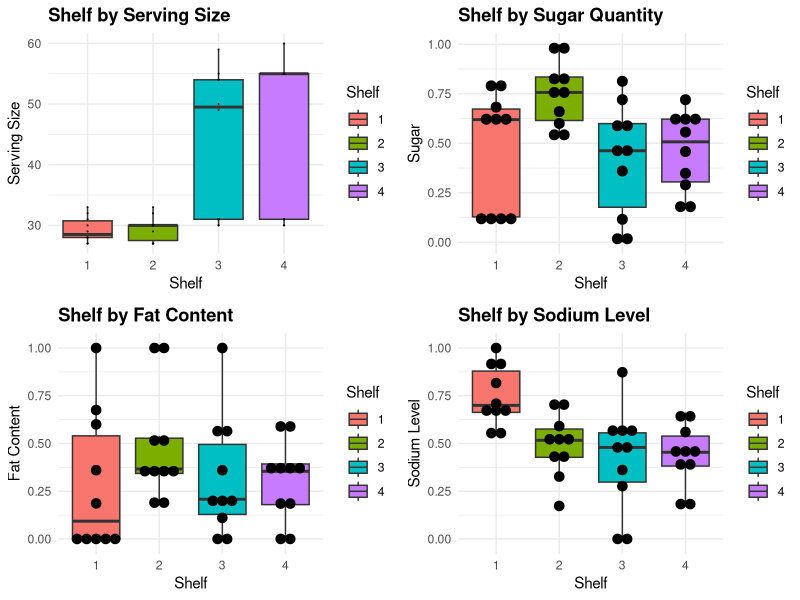
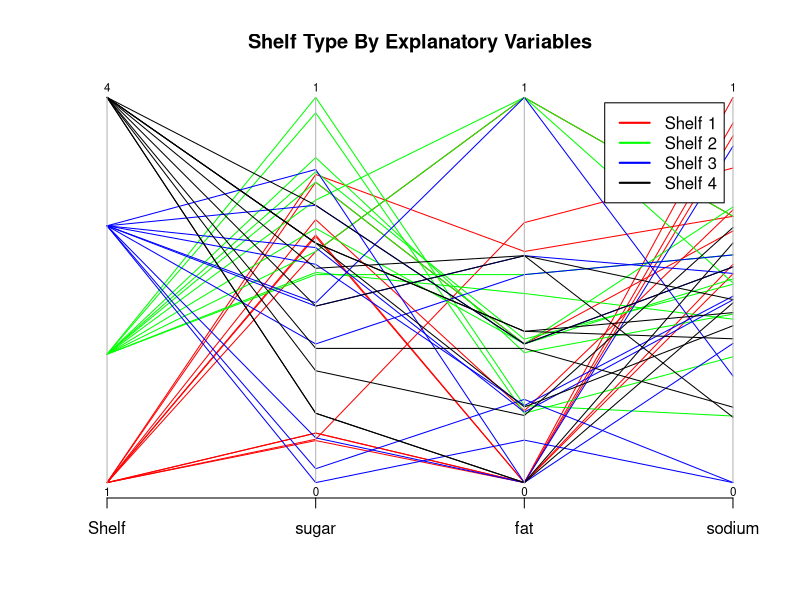
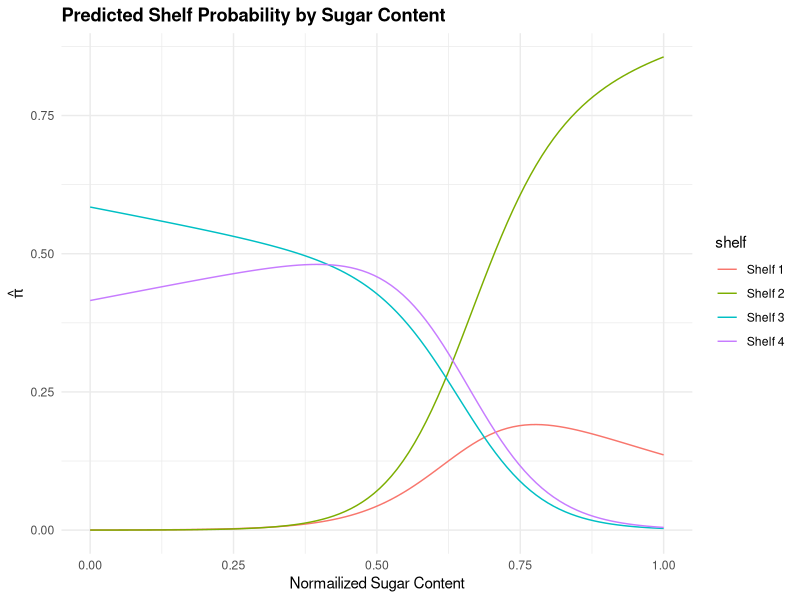
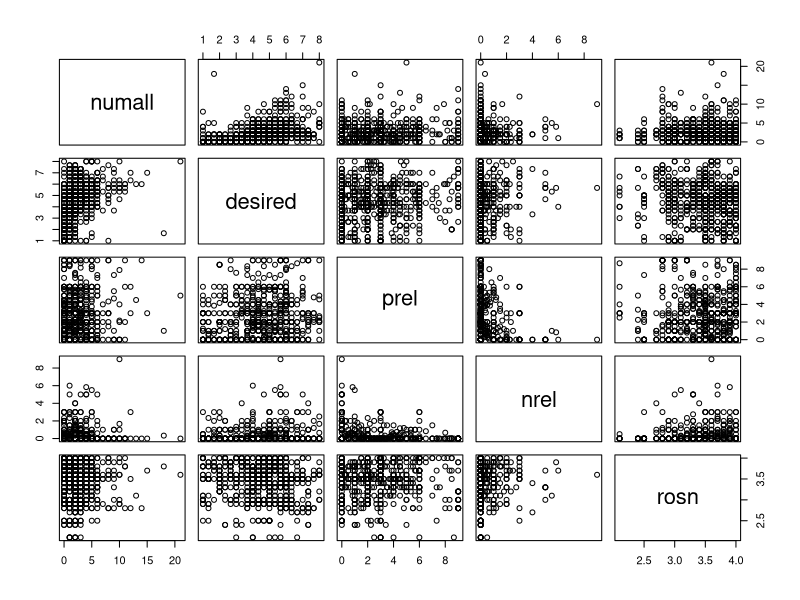
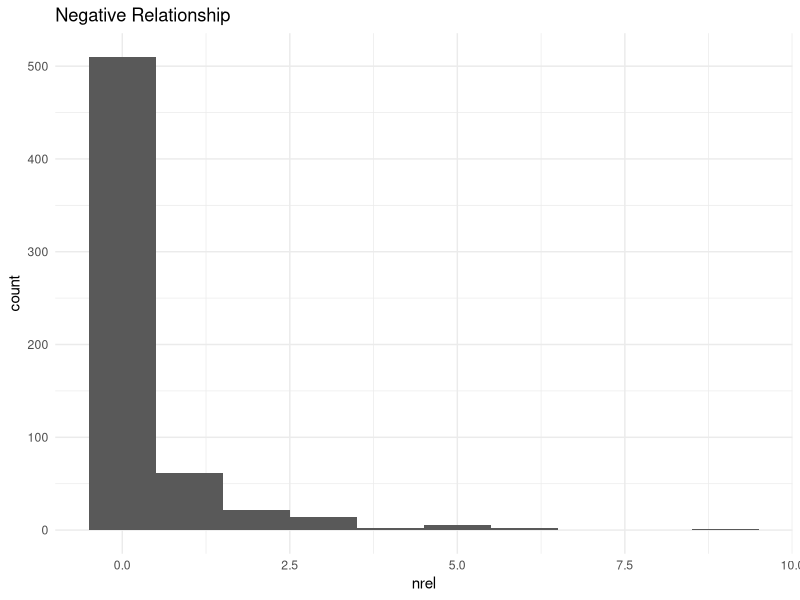
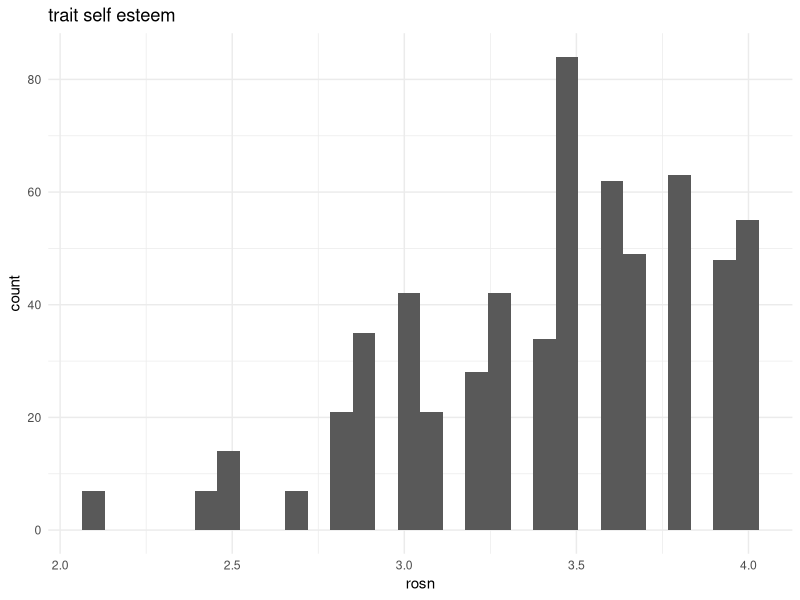
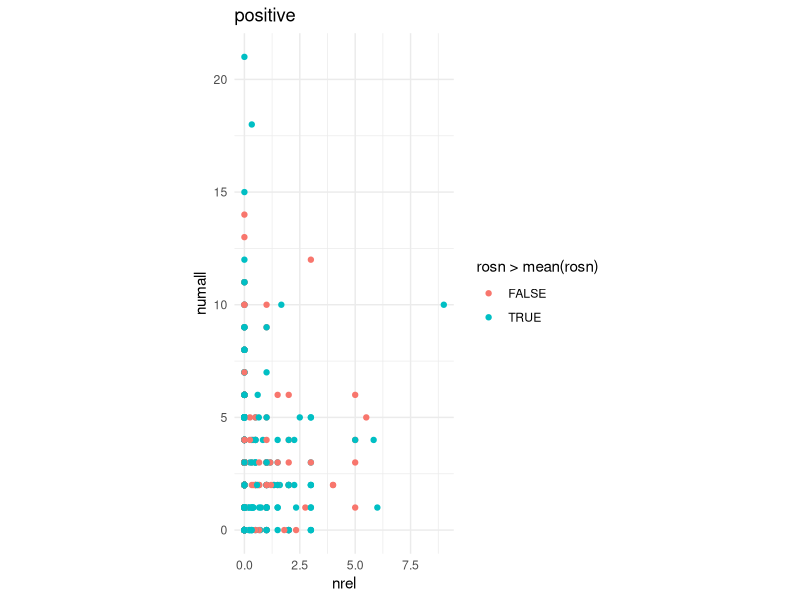

Write the R code that produced these figures, in order.
## ---- chunk 1
# install.packages("MASS")
# install.packages("ggplot2")
# install.packages("MASS")
# install.packages("GGally")
library(tidyverse)
library(patchwork)
library(MASS)
library(ggplot2)
library(GGally)
library(knitr)
library(gridExtra)

# multinomial regression
library(nnet)

# car pacakge for testing
library(car)

theme_set(theme_minimal())
knitr::opts_chunk$set(tidy.opts = list(width_cutoff = 100), tidy = TRUE)
knitr::opts_chunk$set(message = FALSE)
## ---- chunk 2
cereal <- read_csv("../data/short-questions/cereal_dillons.csv")
## ---- chunk 3
# reformatting the explanatory variables
# cereal$Shelf <- factor(cereal$Shelf)

# normalize the explanatory variables
# 1. divide by serving size
# 2. normalized

stand01 <- function(x) {
  (x - min(x)) / (max(x) - min(x))
}

cereal2 <- data.frame(
  Shelf = cereal$Shelf,
  size = cereal$size_g,
  sugar = stand01(x = cereal$sugar_g / cereal$size_g),
  fat = stand01(x = cereal$fat_g / cereal$size_g),
  sodium = stand01(x = cereal$sodium_mg / cereal$size_g)
)
summary(cereal2)
## ---- chunk 4
p1 <- cereal2 %>%
  mutate(Shelf = as.factor(Shelf)) %>%
  ggplot(aes(Shelf, size)) +
  geom_boxplot(aes(fill = Shelf)) +
  geom_dotplot(binaxis = "y", stackdir = "center", binwidth = 0.05) +
  # coord_flip() +
  ggtitle("Shelf by Serving Size") +
  theme(plot.title = element_text(lineheight = 1, face = "bold")) +
  ylab("Serving Size") +
  xlab("Shelf")

p2 <- cereal2 %>%
  mutate(Shelf = as.factor(Shelf)) %>%
  ggplot(aes(Shelf, sugar)) +
  geom_boxplot(aes(fill = Shelf)) +
  geom_dotplot(binaxis = "y", stackdir = "center", binwidth = 0.05) +
  # coord_flip() +
  ggtitle("Shelf by Sugar Quantity") +
  theme(plot.title = element_text(lineheight = 1, face = "bold")) +
  ylab("Sugar") +
  xlab("Shelf")

p3 <- cereal2 %>%
  mutate(Shelf = as.factor(Shelf)) %>%
  ggplot(aes(Shelf, fat)) +
  geom_boxplot(aes(fill = Shelf)) +
  geom_dotplot(binaxis = "y", stackdir = "center", binwidth = 0.05) +
  # coord_flip() +
  ggtitle("Shelf by Fat Content") +
  theme(plot.title = element_text(lineheight = 1, face = "bold")) +
  ylab("Fat Content") +
  xlab("Shelf")

p4 <- cereal2 %>%
  mutate(Shelf = as.factor(Shelf)) %>%
  ggplot(aes(Shelf, sodium)) +
  geom_boxplot(aes(fill = Shelf)) +
  geom_dotplot(binaxis = "y", stackdir = "center", binwidth = 0.05) +
  # coord_flip() +
  ggtitle("Shelf by Sodium Level") +
  theme(plot.title = element_text(lineheight = 1, face = "bold")) +
  ylab("Sodium Level") +
  xlab("Shelf")


grid.arrange(p1, p2, p3, p4, nrow = 2, ncol = 2)
## ---- chunk 5
# for ease of visualization, Adding shelf here.
cols <- c("red", "green", "blue", "black")
parcoord(cereal2[c("Shelf", "sugar", "fat", "sodium")],
  col = cols[cereal2$Shelf], var.label = TRUE,
  main = "Shelf Type By Explanatory Variables"
)
legend("topright",
  legend = c("Shelf 1", "Shelf 2", "Shelf 3", "Shelf 4"),
  lwd = 2, col = cols, inset = 0.05
)
## ---- chunk 6
model_cereal_shelves_linear <- multinom(
  formula = factor(Shelf) ~ sugar
    + fat
    + sodium,
  data = cereal2
)

summary(model_cereal_shelves_linear)
## ---- chunk 7
model_cereal_shelves_cross <- multinom(
  formula = factor(Shelf) ~ sugar
    + fat
    + sodium
    + sugar:fat
    + sugar:sodium
    + fat:sodium
    + sugar:fat:sodium,
  data = cereal2
)

summary(model_cereal_shelves_cross)
## ---- chunk 8
lrt_cereal_main_effects <- Anova(model_cereal_shelves_linear, test = "LR")
lrt_cereal_main_effects
## ---- chunk 9
lrt_cereal_quadratic_effects <- anova(model_cereal_shelves_linear,
  model_cereal_shelves_cross,
  test = "Chisq"
)
lrt_cereal_quadratic_effects
## ---- chunk 10
# create a data set with standardized value
new.data <- data.frame(
  "Cereal" = "Apple Jack",
  "size_g" = 28,
  "sugar_g" = 12,
  "fat_g" = 0.5,
  "sodium_mg" = 130
)

stand02 <- function(new_data, original_data, col_names) {
  for (col_name in col_names) {
    min_val <- min(original_data[col_name] / original_data["size_g"])
    max_val <- max(original_data[col_name] / original_data["size_g"])

    new_col_name <- str_split_i(col_name, "_", 1)
    new_data[new_col_name] <- (new_data[col_name] / new_data["size_g"] - min_val) / (max_val - min_val)
  }
  return(new_data)
}

new.data <- stand02(new.data, cereal, c("sugar_g", "fat_g", "sodium_mg"))

# get model prediction for the given inputs
aj_shelf_probs <- predict(model_cereal_shelves_linear,
  newdata = new.data,
  type = "probs" # could use type = "class"
)

# aj_shelf_probs
data.frame(pi.hat = round(aj_shelf_probs, 3) * 100)
## ---- chunk 11
# stats taken from summary(cereal2) statistics from earlier

min_sugar <- 0
max_sugar <- 1

mean_fat <- mean(cereal2$fat)
mean_sodium <- mean(cereal2$sodium)

# get prob for every single suger level s, holding fat and sodium constant
shelfs <- function(s) {
  new.data <- data.frame(
    "sugar" = s,
    "fat" = mean_fat,
    "sodium" = mean_sodium
  )

  pred.prob <- predict(model_cereal_shelves_linear,
    newdata = new.data, type = "probs"
  )

  outputs <- data.frame(pi.hat = round(pred.prob, 10))
  return(outputs)
}


model.preds <- data.frame(
  x = seq(0, 1, length.out = 100),
  values = c(
    shelfs(seq(0, 1, length.out = 100))$pi.hat.1,
    shelfs(seq(0, 1, length.out = 100))$pi.hat.2,
    shelfs(seq(0, 1, length.out = 100))$pi.hat.3,
    shelfs(seq(0, 1, length.out = 100))$pi.hat.4
  ),
  shelf = rep(c("Shelf 1", "Shelf 2", "Shelf 3", "Shelf 4"),
    each = 100
  )
)

ggplot(
  model.preds, # Draw ggplot2 plot
  aes(x, values, col = shelf)
) +
  geom_line() +
  ggtitle("Predicted Shelf Probability by Sugar Content") +
  theme(plot.title = element_text(lineheight = 1, face = "bold")) +
  ylab(expression(hat(pi))) +
  xlab("Normailized Sugar Content")
## ---- chunk 12
# get the standard deviations
sd.cereal <- apply(X = cereal2[c("sugar", "fat", "sodium")], MARGIN = 2, FUN = sd)
c.value <- round(sd.cereal, 4)
cat("Explanatory Variables Standard Deviation: \n", c.value, "\n\n")

# get the estimated parameters for each shelf level
beta.hat2 <- coefficients(model_cereal_shelves_linear)[1, 2:4]
beta.hat3 <- coefficients(model_cereal_shelves_linear)[2, 2:4]
beta.hat4 <- coefficients(model_cereal_shelves_linear)[3, 2:4]

# using confint to compute CI for each explanatory variable
conf.beta <- confint(object = model_cereal_shelves_linear, level = 0.95)

# Odds for j = 2 vs j = 1 (Shelf 2 vs Shelf 1)
OR_2_1 <- round(exp(c.value * beta.hat2), 4)
OR_CI_2_1 <- round(exp((c.value * conf.beta[2:4, 1:2, 1])), 4)

# Odds for j = 3 vs j = 1 (Shelf 3 vs Shelf 1)
OR_3_1 <- round(exp(c.value * beta.hat3), 4)
OR_CI_3_1 <- round(exp((c.value * conf.beta[2:4, 1:2, 2])), 4)

# Odds for j = 4 vs j = 1 (Shelf 4 vs Shelf 1)
OR_4_1 <- round(exp(c.value * beta.hat4), 4)
OR_CI_4_1 <- round(exp((c.value * conf.beta[2:4, 1:2, 3])), 4)

odds_ratios <- cbind(c.value, cbind(OR_2_1, OR_CI_2_1), cbind(OR_3_1, OR_CI_3_1), cbind(OR_4_1, OR_CI_4_1))
odds_ratios
## ---- chunk 13
drinks <- read_csv("../data/short-questions/DeHartSimplified.csv")

head(drinks)

drinks <- drinks %>%
  dplyr::select(numall, desired, prel, nrel, rosn) %>%
  drop_na()
## ---- chunk 14
# TODO: rationalize why we are filtering for one day

summary(drinks)
pairs(drinks)
## ---- chunk 15
drinks %>%
  ggplot(aes(nrel)) +
  geom_histogram(bins = 10) +
  ggtitle("Negative Relationship")


drinks %>%
  ggplot(aes(rosn)) +
  geom_histogram(bins = 30) +
  ggtitle("trait self esteem")

# thoughts: both negative and positive - offsets?
drinks %>%
  ggplot(aes(x = nrel, y = numall, color = rosn > mean(rosn))) +
  geom_point() +
  coord_quickmap() +
  ggtitle("positive ")
## ---- chunk 16
# TODO: ask what the question really wants us to model

mod_num_all <- drinks %>% glm(formula = numall ~ nrel, data = ., family = poisson(link = log))
summary(mod_num_all)
## ---- chunk 17
mod_desired <- drinks %>% glm(formula = desired ~ nrel, data = .)
summary(mod_desired)
## ---- chunk 18
p2 <- drinks %>%
  ggplot(aes(numall, rosn)) +
  geom_boxplot(aes(fill = rosn)) +
  coord_flip() +
  ggtitle("GPA by Admission") +
  theme(plot.title = element_text(lineheight = 1, face = "bold")) +
  ylab("College GPA") +
  xlab("Admission")
## ---- chunk 19
# TODO: try classify the rosn into multiple categories (2 - 3), see if the groups vs base would have significant
model.neg.relationship.rosn <- glm(
  formula = numall ~ nrel + rosn + nrel:rosn,
  family = poisson(link = "log"),
  data = drinks
)
summary(model.neg.relationship.rosn)
